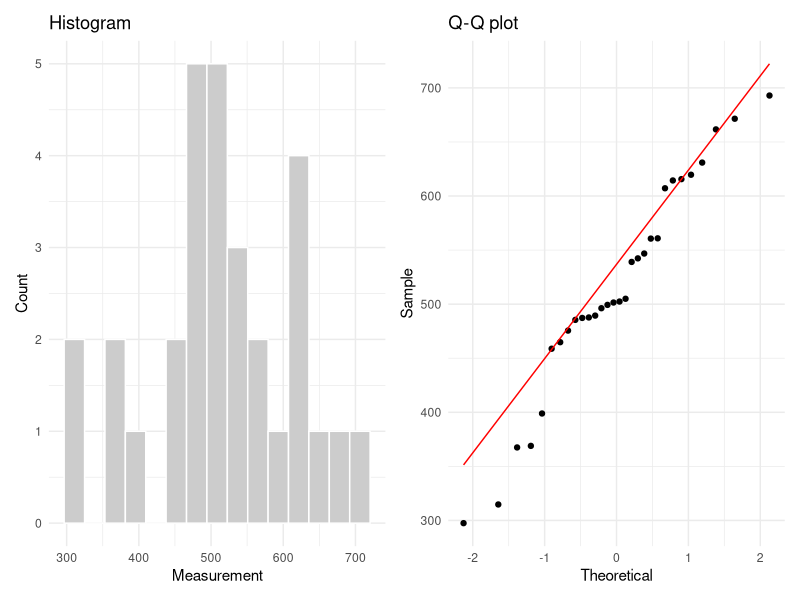
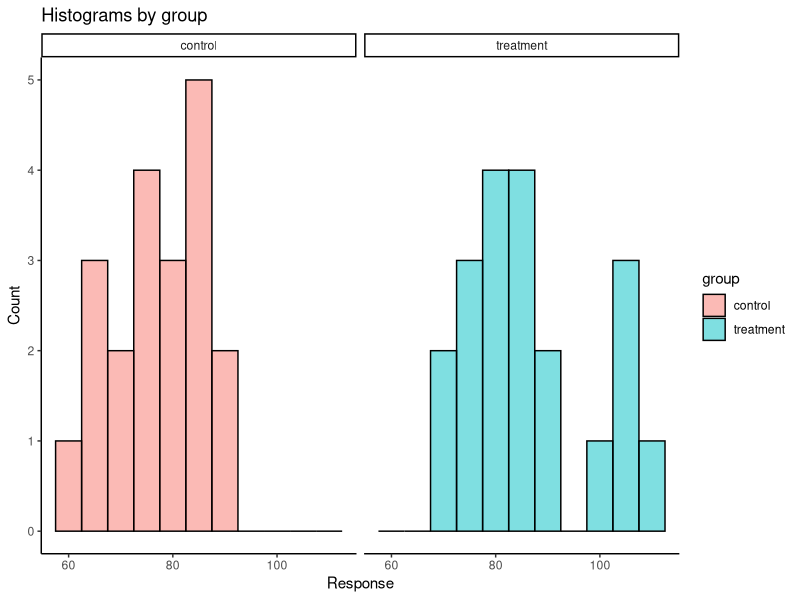
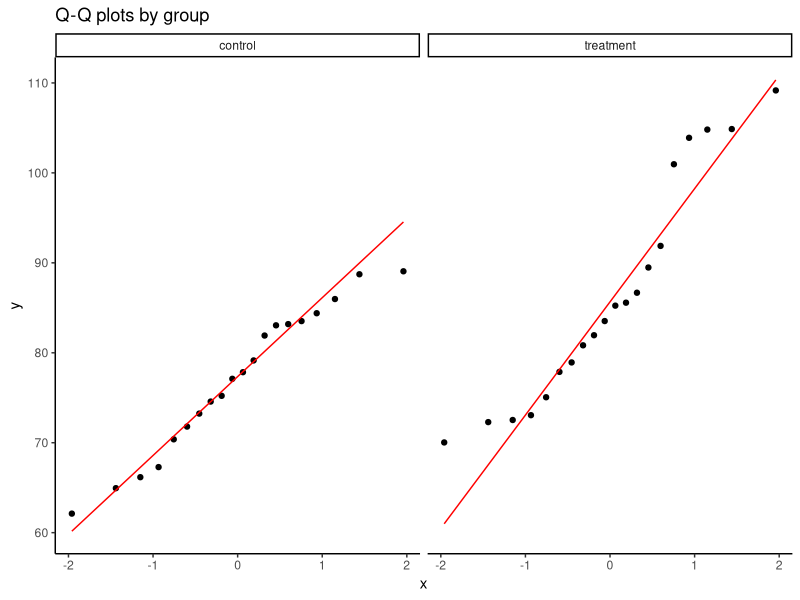
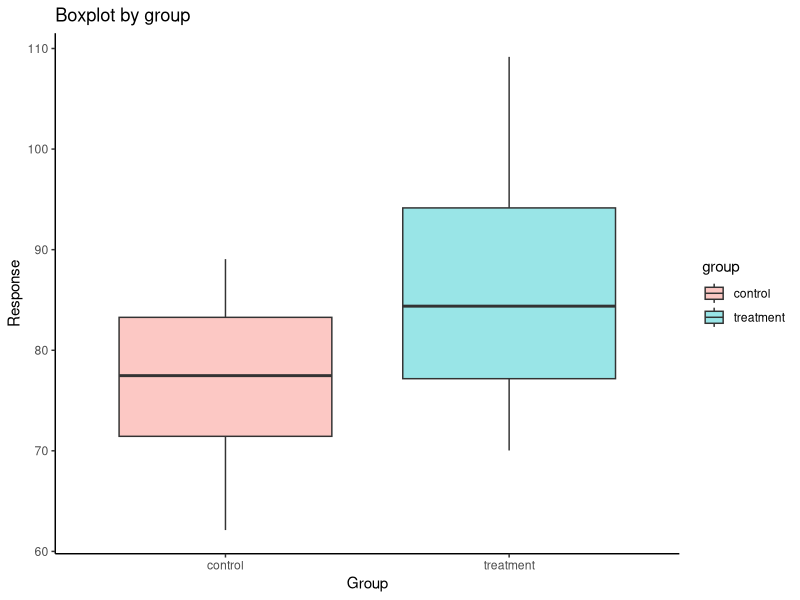
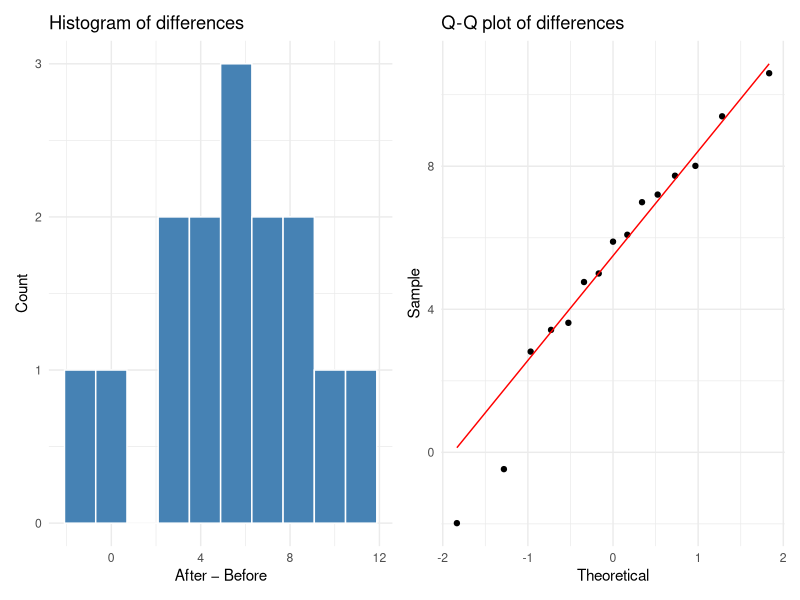

These figures' R source, in order:
# =============================================================================
# Hypothesis Testing Templates — ENVX1002
# =============================================================================
# Each section follows the HATPC framework:
#   H — Hypotheses       (state H0 and H1)
#   A — Assumptions      (check before running the test)
#   T — Test statistic   (run the test in R)
#   P — P-value          (read the output)
#   C — Conclusion       (statistical + scientific conclusion)
#
# Plotting uses ggplot2 (loaded once below) unless noted as "base R".
# Replace the example data / variable names with your own dataset.
# =============================================================================

library(ggplot2)   # for all visualisations (ggplot2)
library(patchwork) # for combining ggplot2 panels side-by-side
library(e1071)     # for skewness() and kurtosis() in Assumptions checks
# library(car)    # for leveneTest() — loaded in Section 2; install if needed


# =============================================================================
# 1. ONE-SAMPLE t-TEST
# =============================================================================
# Use when: comparing the mean of a single sample to a known/hypothesised value.
# Example question: "Is the mean TN concentration different from 500 µg/L?"
# =============================================================================

# --- Example data ------------------------------------------------------------
# Replace with your own numeric vector.
set.seed(42)
x <- rnorm(30, mean = 510, sd = 80)   # single sample of continuous measurements
mu0 <- 500                            # hypothesised population mean

# --- H: Hypotheses -----------------------------------------------------------
# Two-tailed (default — use unless you have a directional hypothesis):
#   H0: mu = mu0
#   H1: mu ≠ mu0
#
# One-tailed (greater):
#   H0: mu ≤ mu0
#   H1: mu  > mu0
#
# One-tailed (less):
#   H0: mu ≥ mu0
#   H1: mu  < mu0

# --- A: Assumptions ----------------------------------------------------------
# Assumption: the sample is approximately normally distributed.
# Check with a histogram and Q-Q plot (ggplot2).

df1 <- data.frame(x = x)

p_hist <- ggplot(df1, aes(x)) +
  geom_histogram(fill = "grey80", colour = "white", bins = 15) +
  labs(title = "Histogram", x = "Measurement", y = "Count") +
  theme_minimal()

p_qq <- ggplot(df1, aes(sample = x)) +
  stat_qq() +
  stat_qq_line(colour = "red") +
  labs(title = "Q-Q plot", x = "Theoretical", y = "Sample") +
  theme_minimal()

p_hist + p_qq   # display side-by-side (patchwork)

# Optional formal normality test (best for n < 50):
shapiro.test(x)
# If p > 0.05 → no strong evidence against normality → proceed with t-test.
# If p < 0.05 → consider a log/sqrt/reciprocal transformation, then recheck.

# Skewness and kurtosis (e1071)
# Skewness: values between -0.5 and 0.5 are considered acceptably symmetrical.
#   > 0.5 or < -0.5 → moderate skew; > 1 or < -1 → high skew → consider transform.
# Kurtosis: excess kurtosis (e1071 default). 0 = normal tails.
#   > 1 (leptokurtic, heavy tails / peaked) → investigate outliers.
#   < -1 (platykurtic, light tails / flat) → consider transform.
skewness(x)
kurtosis(x)

# Transformation and back-transformation (apply if normality is violated)
# Common options: log (positive, right-skewed), sqrt (counts / mild skew),
#                 1/x (strong right skew — all values must be > 0).
# Apply the SAME transformation to the hypothesised mean (mu0).

x_log   <- log(x)          # natural log  — most common for environmental data
x_sqrt  <- sqrt(x)         # square root
x_recip <- 1 / x           # reciprocal

# Recheck normality on the transformed variable (shown for log):
shapiro.test(x_log)
skewness(x_log)
kurtosis(x_log)

# Run the one-sample t-test on the log scale:
mu0_log <- log(mu0)                # transform mu0 to the same scale
result_1samp_log <- t.test(
  x_log,
  mu          = mu0_log,
  alternative = "two.sided",
  conf.level  = 0.95
)
result_1samp_log

# Back-transform to the original scale:
# exp() reverses log(); the CI becomes a CI for the geometric mean.
exp(result_1samp_log$estimate)   # geometric mean of x
exp(result_1samp_log$conf.int)   # 95% CI on the original scale
# Interpret: "The geometric mean [variable] was [not] significantly different
#             from [mu0] (t_[df] = [t], p = [p]; 95% CI: [lower]–[upper])."

# For sqrt: back-transform by squaring CI limits.
#   result_sqrt <- t.test(x_sqrt, mu = sqrt(mu0), ...)
#   result_sqrt$conf.int ^ 2

# For reciprocal: back-transform by 1/CI limits (note: order of limits reverses).
#   result_recip <- t.test(x_recip, mu = 1/mu0, ...)
#   1 / rev(result_recip$conf.int)

# --- T: Test statistic -------------------------------------------------------
# base R — t.test()
result_1samp <- t.test(
  x,
  mu          = mu0,
  alternative = "two.sided",  # or "greater" / "less"
  conf.level  = 0.95
)
result_1samp
# Key output: t-statistic, df (= n-1), p-value, 95% CI, sample mean.

# --- P: P-value --------------------------------------------------------------
result_1samp$p.value   # extract p-value
result_1samp$conf.int  # extract confidence interval

# --- C: Conclusion -----------------------------------------------------------
# Statistical conclusion:
#   If p < 0.05 → reject H0 (evidence that mean ≠ mu0)
#   If p ≥ 0.05 → fail to reject H0 (insufficient evidence of a difference)
#
# Template:
#   "The mean [variable] was [not] significantly different from [mu0]
#    (t_[df] = [t], p = [p]; 95% CI: [lower]–[upper])."
#
# Scientific conclusion: interpret in the context of your research question.


# =============================================================================
# 2. TWO-SAMPLE t-TEST  (independent groups)
# =============================================================================
# Use when: comparing the means of two independent groups.
# Example question: "Does Red Bull increase heart rate compared to a control?"
# =============================================================================

# --- Example data ------------------------------------------------------------
# Replace with your own data frame. Requires:
#   - one column of continuous measurements (response)
#   - one column of group labels (group)
set.seed(7)
df2 <- data.frame(
  group    = rep(c("treatment", "control"), each = 20),
  response = c(rnorm(20, mean = 82, sd = 10),
               rnorm(20, mean = 76, sd = 10))
)

# --- H: Hypotheses -----------------------------------------------------------
# Two-tailed:
#   H0: mu_treatment = mu_control
#   H1: mu_treatment ≠ mu_control

# --- A: Assumptions ----------------------------------------------------------
# 1. Normality within each group.
# 2. Homogeneity of variance (equal variances) — checked with Levene's test.

# Histogram per group (ggplot2)
ggplot(df2, aes(x = response, fill = group)) +
  geom_histogram(binwidth = 5, colour = "black", alpha = 0.5) +
  facet_wrap(~group) +
  labs(title = "Histograms by group", x = "Response", y = "Count") +
  theme_classic()

# Q-Q plot per group (ggplot2)
ggplot(df2, aes(sample = response)) +
  stat_qq() +
  stat_qq_line(colour = "red") +
  facet_wrap(~group) +
  labs(title = "Q-Q plots by group") +
  theme_classic()

# Boxplot — also useful for checking equal spread (ggplot2)
ggplot(df2, aes(x = group, y = response, fill = group)) +
  geom_boxplot(alpha = 0.4) +
  labs(title = "Boxplot by group", x = "Group", y = "Response") +
  theme_classic()

# Shapiro-Wilk test per group (base R)
shapiro.test(df2$response[df2$group == "treatment"])
shapiro.test(df2$response[df2$group == "control"])

# Skewness and kurtosis per group (e1071)
# Confirm symmetry within each group before relying on the t-test.
tapply(df2$response, df2$group, skewness)
tapply(df2$response, df2$group, kurtosis)
# Interpret as for Section 1: |skewness| < 0.5 and kurtosis near 0 → normal-like.

# Transformation and back-transformation (apply if normality is violated)
# Apply the SAME transformation to BOTH groups; choose based on skewness/kurtosis.

df2$response_log  <- log(df2$response)   # natural log  — positive right-skewed data
df2$response_sqrt <- sqrt(df2$response)  # square root  — count data / mild skew

# Recheck normality on the transformed variable (shown for log):
tapply(df2$response_log, df2$group, shapiro.test)
tapply(df2$response_log, df2$group, skewness)
tapply(df2$response_log, df2$group, kurtosis)

# Run Welch's t-test on the log scale:
result_welch_log <- t.test(
  response_log ~ group,
  data        = df2,
  var.equal   = FALSE,
  alternative = "two.sided",
  conf.level  = 0.95
)
result_welch_log

# Back-transform to the original scale:
# On the log scale, the difference of means is a log-ratio; exp() gives a ratio
# of geometric means on the original scale.
exp(result_welch_log$estimate)   # geometric mean per group
exp(result_welch_log$conf.int)   # 95% CI for the ratio of geometric means
# Interpret: "The geometric mean [response] in [treatment] was [X]-fold the
#             geometric mean in [control] (95% CI: [lower]–[upper], p = [p])."

# For sqrt back-transformation: square the CI limits.
#   result_sqrt2 <- t.test(response_sqrt ~ group, data = df2, ...)
#   result_sqrt2$conf.int ^ 2

# Levene's test for equal variances (requires the car package)
# install.packages("car")   # uncomment if not installed
library(car)
leveneTest(response ~ group, data = df2)
# If p > 0.05 → variances are equal → use Student's t-test (var.equal = TRUE).
# If p < 0.05 → variances are unequal → use Welch's t-test (var.equal = FALSE,
#               which is also the default in R).

# --- T: Test statistic -------------------------------------------------------
# Student's t-test (equal variances assumed):
result_student <- t.test(response ~ group, data = df2,
                         var.equal  = TRUE,
                         alternative = "two.sided",
                         conf.level  = 0.95)
result_student

# Welch's t-test (unequal variances; R default):
result_welch <- t.test(response ~ group, data = df2,
                       var.equal  = FALSE,
                       alternative = "two.sided",
                       conf.level  = 0.95)
result_welch

# --- P: P-value --------------------------------------------------------------
result_student$p.value
result_student$conf.int

# --- C: Conclusion -----------------------------------------------------------
# Template:
#   "The mean [response] was [not] significantly different between the
#    [treatment] and [control] groups
#    (t_[df] = [t], p = [p]; 95% CI of difference: [lower]–[upper])."


# =============================================================================
# 3. PAIRED t-TEST
# =============================================================================
# Use when: two measurements are taken on the same subject (before/after,
#           matched pairs). The paired design accounts for individual variation.
# Example question: "Did heart rate increase after consuming Red Bull
#                    in the same students?"
# =============================================================================

# --- Example data ------------------------------------------------------------
# Replace with your own vectors. Each row must be the same subject.
set.seed(99)
n_pairs   <- 15
before    <- rnorm(n_pairs, mean = 70, sd = 8)
after     <- before + rnorm(n_pairs, mean = 5, sd = 4)  # slight increase
df3       <- data.frame(subject = 1:n_pairs, before, after)
df3$diff  <- df3$after - df3$before   # calculate pairwise differences

# --- H: Hypotheses -----------------------------------------------------------
# Two-tailed:
#   H0: mu_diff = 0   (no systematic change)
#   H1: mu_diff ≠ 0

# One-tailed (testing for an increase):
#   H0: mu_diff ≤ 0
#   H1: mu_diff  > 0

# --- A: Assumptions ----------------------------------------------------------
# Assumption: the DIFFERENCES between pairs are approximately normally
#             distributed (not the raw values individually).

p_diff_hist <- ggplot(df3, aes(x = diff)) +
  geom_histogram(fill = "steelblue", colour = "white", bins = 10) +
  labs(title = "Histogram of differences", x = "After − Before", y = "Count") +
  theme_minimal()

p_diff_qq <- ggplot(df3, aes(sample = diff)) +
  stat_qq() +
  stat_qq_line(colour = "red") +
  labs(title = "Q-Q plot of differences", x = "Theoretical", y = "Sample") +
  theme_minimal()

p_diff_hist + p_diff_qq

shapiro.test(df3$diff)   # formal normality test on the differences

# Skewness and kurtosis of the differences (e1071)
# For the paired t-test, normality of the *differences* is what matters.
skewness(df3$diff)
kurtosis(df3$diff)
# Interpret as for Section 1: |skewness| < 0.5 and kurtosis near 0 → normal-like.

# Transformation and back-transformation (apply if normality of differences is violated)
#
# Option A — log-transform the raw before/after values, then re-derive differences.
#   Useful when before/after values are positive and right-skewed.
#   log(after) - log(before) = log(after/before) — a log-ratio of measurements.

df3$before_log <- log(df3$before)
df3$after_log  <- log(df3$after)
df3$diff_log   <- df3$after_log - df3$before_log   # = log(after / before)

# Recheck normality of the log-scale differences:
shapiro.test(df3$diff_log)
skewness(df3$diff_log)
kurtosis(df3$diff_log)

# Run the paired t-test on the log-scale differences:
result_paired_log <- t.test(
  df3$diff_log,
  mu          = 0,
  alternative = "two.sided",
  conf.level  = 0.95
)
result_paired_log

# Back-transform to the original scale:
# exp(diff_log) = after/before, so exp() converts log-differences to ratios.
exp(result_paired_log$estimate)   # geometric mean ratio  (after / before)
exp(result_paired_log$conf.int)   # 95% CI for the ratio on the original scale
# Interpret: "After [treatment], [variable] was on average [X]-fold its
#             pre-treatment value (95% CI: [lower]–[upper], p = [p])."

# Option B — signed square root of the raw differences (when only the
#   differences, not the raw values, are skewed):
#   df3$diff_sqrt <- sqrt(abs(df3$diff)) * sign(df3$diff)
#   result_sqrt_p <- t.test(df3$diff_sqrt, mu = 0, ...)
#   Back-transform: result_sqrt_p$conf.int ^ 2  # preserving the sign is optional

# --- T: Test statistic -------------------------------------------------------
# Method 1 — one-sample t-test on the differences (base R):
result_paired_m1 <- t.test(df3$diff,
                            mu          = 0,
                            alternative = "two.sided",
                            conf.level  = 0.95)
result_paired_m1

# Method 2 — built-in paired argument (base R):
result_paired_m2 <- t.test(df3$after, df3$before,
                            paired      = TRUE,
                            alternative = "two.sided",
                            conf.level  = 0.95)
result_paired_m2   # identical results to Method 1

# --- P: P-value --------------------------------------------------------------
result_paired_m1$p.value
result_paired_m1$conf.int

# --- C: Conclusion -----------------------------------------------------------
# Template:
#   "The mean difference in [response] between [after] and [before] was
#    [not] significantly different from zero
#    (t_[df] = [t], p = [p]; 95% CI of difference: [lower]–[upper])."


# =============================================================================
# END OF TEMPLATES
# =============================================================================
